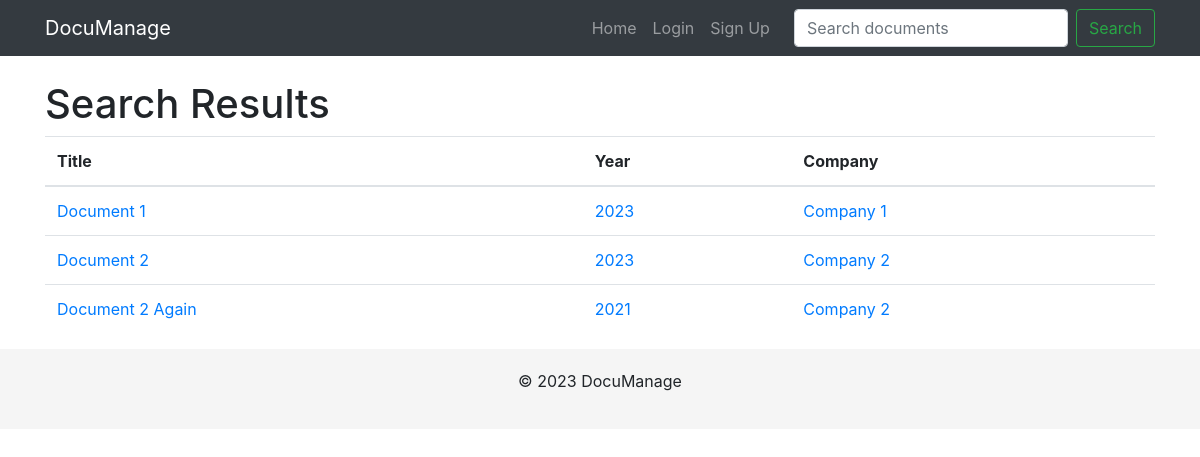
The app's page /search/ with its own data.
### documents/models.py (models this page shows, shortened)
class Document(models.Model):
    title = models.CharField(max_length=100)
    company = models.ForeignKey(Company, on_delete=models.CASCADE)
    year = models.IntegerField()
    document = models.FileField(upload_to=document_upload_to)
    slug = models.SlugField(unique=True, editable=False)  # Make slug not editable

class Company(models.Model):
    name = models.CharField(max_length=100)
    description = models.TextField(blank=True)
    logo = models.ImageField(upload_to='company_logos/', blank=True)
    slug = models.SlugField(unique=True, editable=False)  # Make slug not editable
    owner = models.ForeignKey(settings.AUTH_USER_MODEL, on_delete=models.CASCADE)

### documents/views.py (the view)
# urls.py: path('search/', views.search_results, name='search_results'),
def search_results(request):
    query = request.GET.get('query', '')
    documents = Document.objects.filter(
        Q(title__icontains=query) |
        Q(company__name__icontains=query) |
        Q(year__icontains=query)
    )
    return render(request, 'documents/search_results.html', {'documents': documents})

### documents/templates/documents/search_results.html
{% extends "documents/base.html" %}
{% block content %}
    <h1>Search Results</h1>
    {% if documents %}
        <table class="table">
            <thead>
                <tr>
                    <th>Title</th>
                    <th>Year</th>
                    <th>Company</th>
                </tr>
            </thead>
            <tbody>
                {% for document in documents %}
                    <tr class="clickable-row" onclick="window.location='{% url 'document_detail' document.company.slug document.year document.slug %}';">
                        <td>{{ document.title }}</td>
                        <td>{{ document.year }}</td>
                        <td>{{ document.company.name }}</td>
                    </tr>
                {% endfor %}
            </tbody>
        </table>
    {% else %}
        <p>No documents found.</p>
    {% endif %}
{% endblock %}

### documents/templates/documents/base.html (style rules this page uses)
body { padding-top: 56px; }
.clickable-row { cursor: pointer; color: #007bff; }

### records on screen
Document: title "Document 1", year "2023", company.name "Company 1"
Document: title "Document 2", year "2023", company.name "Company 2"
Document: title "Document 2 Again", year "2021", company.name "Company 2"
